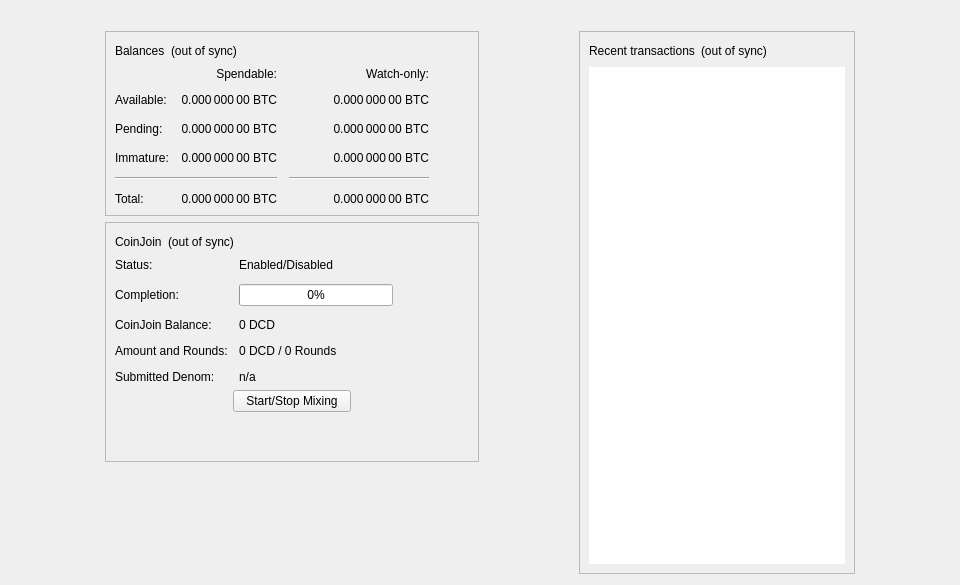
<?xml version="1.0" encoding="UTF-8"?>
<ui version="4.0">
 <class>OverviewPage</class>
 <widget class="QWidget" name="OverviewPage">
  <property name="geometry">
   <rect>
    <x>0</x>
    <y>0</y>
    <width>960</width>
    <height>585</height>
   </rect>
  </property>
  <property name="minimumSize">
   <size>
    <width>960</width>
    <height>0</height>
   </size>
  </property>
  <property name="windowTitle">
   <string>Form</string>
  </property>
  <layout class="QVBoxLayout" name="topLayout">
   <item>
    <widget class="QLabel" name="labelAlerts">
     <property name="visible">
      <bool>false</bool>
     </property>
     <property name="wordWrap">
      <bool>true</bool>
     </property>
     <property name="margin">
      <number>3</number>
     </property>
     <property name="textInteractionFlags">
      <set>Qt::TextSelectableByMouse</set>
     </property>
    </widget>
   </item>
   <item>
    <layout class="QHBoxLayout" name="horizontalLayout" stretch="1,0,1,0,1">
     <item>
      <spacer name="horizontalSpacerLeft">
       <property name="orientation">
        <enum>Qt::Horizontal</enum>
       </property>
       <property name="sizeType">
        <enum>QSizePolicy::Preferred</enum>
       </property>
       <property name="sizeHint" stdset="0">
        <size>
         <width>10</width>
         <height>20</height>
        </size>
       </property>
      </spacer>
     </item>
     <item>
      <layout class="QVBoxLayout" name="verticalLayout_2">
       <item>
        <widget class="QFrame" name="frame">
         <property name="frameShape">
          <enum>QFrame::StyledPanel</enum>
         </property>
         <property name="frameShadow">
          <enum>QFrame::Raised</enum>
         </property>
         <layout class="QVBoxLayout" name="verticalLayout_4">
          <item>
           <layout class="QHBoxLayout" name="horizontalLayout_4">
            <item>
             <widget class="QLabel" name="label_5">
              <property name="text">
               <string>Balances</string>
              </property>
             </widget>
            </item>
            <item>
             <widget class="QLabel" name="labelWalletStatus">
              <property name="toolTip">
               <string>The displayed information may be out of date. Your wallet automatically synchronizes with the Deccord network after a connection is established, but this process has not completed yet.</string>
              </property>
              <property name="text">
               <string notr="true">(out of sync)</string>
              </property>
              <property name="alignment">
               <set>Qt::AlignLeading|Qt::AlignLeft|Qt::AlignVCenter</set>
              </property>
             </widget>
            </item>
            <item>
             <spacer name="horizontalSpacer_3">
              <property name="orientation">
               <enum>Qt::Horizontal</enum>
              </property>
              <property name="sizeHint" stdset="0">
               <size>
                <width>40</width>
                <height>20</height>
               </size>
              </property>
             </spacer>
            </item>
           </layout>
          </item>
          <item>
           <layout class="QGridLayout" name="gridLayout">
            <property name="spacing">
             <number>12</number>
            </property>
            <item row="2" column="2">
             <widget class="QLabel" name="labelWatchPending">
              <property name="cursor">
               <cursorShape>IBeamCursor</cursorShape>
              </property>
              <property name="toolTip">
               <string>Unconfirmed transactions to watch-only addresses</string>
              </property>
              <property name="text">
               <string notr="true">0.000 000 00 BTC</string>
              </property>
              <property name="alignment">
               <set>Qt::AlignRight|Qt::AlignTrailing|Qt::AlignVCenter</set>
              </property>
              <property name="textInteractionFlags">
               <set>Qt::LinksAccessibleByMouse|Qt::TextSelectableByKeyboard|Qt::TextSelectableByMouse</set>
              </property>
             </widget>
            </item>
            <item row="2" column="1">
             <widget class="QLabel" name="labelUnconfirmed">
              <property name="cursor">
               <cursorShape>IBeamCursor</cursorShape>
              </property>
              <property name="toolTip">
               <string>Total of transactions that have yet to be confirmed, and do not yet count toward the spendable balance</string>
              </property>
              <property name="text">
               <string notr="true">0.000 000 00 BTC</string>
              </property>
              <property name="alignment">
               <set>Qt::AlignRight|Qt::AlignTrailing|Qt::AlignVCenter</set>
              </property>
              <property name="textInteractionFlags">
               <set>Qt::LinksAccessibleByMouse|Qt::TextSelectableByKeyboard|Qt::TextSelectableByMouse</set>
              </property>
             </widget>
            </item>
            <item row="3" column="2">
             <widget class="QLabel" name="labelWatchImmature">
              <property name="cursor">
               <cursorShape>IBeamCursor</cursorShape>
              </property>
              <property name="toolTip">
               <string>Mined balance in watch-only addresses that has not yet matured</string>
              </property>
              <property name="text">
               <string notr="true">0.000 000 00 BTC</string>
              </property>
              <property name="alignment">
               <set>Qt::AlignRight|Qt::AlignTrailing|Qt::AlignVCenter</set>
              </property>
              <property name="textInteractionFlags">
               <set>Qt::LinksAccessibleByMouse|Qt::TextSelectableByKeyboard|Qt::TextSelectableByMouse</set>
              </property>
             </widget>
            </item>
            <item row="4" column="0" colspan="2">
             <widget class="Line" name="lineSpendableBalance">
              <property name="orientation">
               <enum>Qt::Horizontal</enum>
              </property>
             </widget>
            </item>
            <item row="4" column="2">
             <widget class="Line" name="lineWatchBalance">
              <property name="sizePolicy">
               <sizepolicy hsizetype="Preferred" vsizetype="Fixed">
                <horstretch>0</horstretch>
                <verstretch>0</verstretch>
               </sizepolicy>
              </property>
              <property name="minimumSize">
               <size>
                <width>140</width>
                <height>0</height>
               </size>
              </property>
              <property name="orientation">
               <enum>Qt::Horizontal</enum>
              </property>
             </widget>
            </item>
            <item row="5" column="0">
             <widget class="QLabel" name="labelTotalText">
              <property name="text">
               <string>Total:</string>
              </property>
             </widget>
            </item>
            <item row="3" column="1">
             <widget class="QLabel" name="labelImmature">
              <property name="cursor">
               <cursorShape>IBeamCursor</cursorShape>
              </property>
              <property name="toolTip">
               <string>Mined balance that has not yet matured</string>
              </property>
              <property name="text">
               <string notr="true">0.000 000 00 BTC</string>
              </property>
              <property name="alignment">
               <set>Qt::AlignRight|Qt::AlignTrailing|Qt::AlignVCenter</set>
              </property>
              <property name="textInteractionFlags">
               <set>Qt::LinksAccessibleByMouse|Qt::TextSelectableByKeyboard|Qt::TextSelectableByMouse</set>
              </property>
             </widget>
            </item>
            <item row="2" column="3">
             <spacer name="horizontalSpacer_2">
              <property name="orientation">
               <enum>Qt::Horizontal</enum>
              </property>
              <property name="sizeHint" stdset="0">
               <size>
                <width>40</width>
                <height>20</height>
               </size>
              </property>
             </spacer>
            </item>
            <item row="3" column="0">
             <widget class="QLabel" name="labelImmatureText">
              <property name="text">
               <string>Immature:</string>
              </property>
             </widget>
            </item>
            <item row="5" column="1">
             <widget class="QLabel" name="labelTotal">
              <property name="cursor">
               <cursorShape>IBeamCursor</cursorShape>
              </property>
              <property name="toolTip">
               <string>Your current total balance</string>
              </property>
              <property name="text">
               <string notr="true">0.000 000 00 BTC</string>
              </property>
              <property name="alignment">
               <set>Qt::AlignRight|Qt::AlignTrailing|Qt::AlignVCenter</set>
              </property>
              <property name="textInteractionFlags">
               <set>Qt::LinksAccessibleByMouse|Qt::TextSelectableByKeyboard|Qt::TextSelectableByMouse</set>
              </property>
             </widget>
            </item>
            <item row="5" column="2">
             <widget class="QLabel" name="labelWatchTotal">
              <property name="cursor">
               <cursorShape>IBeamCursor</cursorShape>
              </property>
              <property name="toolTip">
               <string>Current total balance in watch-only addresses</string>
              </property>
              <property name="text">
               <string notr="true">0.000 000 00 BTC</string>
              </property>
              <property name="alignment">
               <set>Qt::AlignRight|Qt::AlignTrailing|Qt::AlignVCenter</set>
              </property>
              <property name="textInteractionFlags">
               <set>Qt::LinksAccessibleByMouse|Qt::TextSelectableByKeyboard|Qt::TextSelectableByMouse</set>
              </property>
             </widget>
            </item>
            <item row="0" column="2">
             <widget class="QLabel" name="labelWatchonly">
              <property name="text">
               <string>Watch-only:</string>
              </property>
              <property name="alignment">
               <set>Qt::AlignRight|Qt::AlignTrailing|Qt::AlignVCenter</set>
              </property>
             </widget>
            </item>
            <item row="1" column="0">
             <widget class="QLabel" name="labelBalanceText">
              <property name="text">
               <string>Available:</string>
              </property>
             </widget>
            </item>
            <item row="1" column="1">
             <widget class="QLabel" name="labelBalance">
              <property name="cursor">
               <cursorShape>IBeamCursor</cursorShape>
              </property>
              <property name="toolTip">
               <string>Your current spendable balance</string>
              </property>
              <property name="text">
               <string notr="true">0.000 000 00 BTC</string>
              </property>
              <property name="alignment">
               <set>Qt::AlignRight|Qt::AlignTrailing|Qt::AlignVCenter</set>
              </property>
              <property name="textInteractionFlags">
               <set>Qt::LinksAccessibleByMouse|Qt::TextSelectableByKeyboard|Qt::TextSelectableByMouse</set>
              </property>
             </widget>
            </item>
            <item row="1" column="2">
             <widget class="QLabel" name="labelWatchAvailable">
              <property name="cursor">
               <cursorShape>IBeamCursor</cursorShape>
              </property>
              <property name="toolTip">
               <string>Your current balance in watch-only addresses</string>
              </property>
              <property name="text">
               <string notr="true">0.000 000 00 BTC</string>
              </property>
              <property name="alignment">
               <set>Qt::AlignRight|Qt::AlignTrailing|Qt::AlignVCenter</set>
              </property>
              <property name="textInteractionFlags">
               <set>Qt::LinksAccessibleByMouse|Qt::TextSelectableByKeyboard|Qt::TextSelectableByMouse</set>
              </property>
             </widget>
            </item>
            <item row="2" column="0">
             <widget class="QLabel" name="labelPendingText">
              <property name="text">
               <string>Pending:</string>
              </property>
             </widget>
            </item>
            <item row="0" column="1">
             <widget class="QLabel" name="labelSpendable">
              <property name="text">
               <string>Spendable:</string>
              </property>
              <property name="alignment">
               <set>Qt::AlignRight|Qt::AlignTrailing|Qt::AlignVCenter</set>
              </property>
             </widget>
            </item>
           </layout>
          </item>
         </layout>
        </widget>
       </item>
       <item>
        <widget class="QFrame" name="frameCoinJoin">
         <property name="layoutDirection">
          <enum>Qt::LeftToRight</enum>
         </property>
         <property name="frameShape">
          <enum>QFrame::StyledPanel</enum>
         </property>
         <property name="frameShadow">
          <enum>QFrame::Raised</enum>
         </property>
         <layout class="QVBoxLayout" name="VerticalLayout_PS1">
          <item>
           <layout class="QHBoxLayout" name="horizontalLayout_5">
            <item>
             <widget class="QLabel" name="labelCoinJoinHeader">
              <property name="text">
               <string notr="true">CoinJoin</string>
              </property>
             </widget>
            </item>
            <item>
             <widget class="QLabel" name="labelCoinJoinSyncStatus">
              <property name="toolTip">
               <string>The displayed information may be out of date. Your wallet automatically synchronizes with the Deccord network after a connection is established, but this process has not completed yet.</string>
              </property>
              <property name="text">
               <string notr="true">(out of sync)</string>
              </property>
              <property name="alignment">
               <set>Qt::AlignLeading|Qt::AlignLeft|Qt::AlignVCenter</set>
              </property>
             </widget>
            </item>
            <item>
             <spacer name="horizontalSpacer_4">
              <property name="orientation">
               <enum>Qt::Horizontal</enum>
              </property>
              <property name="sizeHint" stdset="0">
               <size>
                <width>40</width>
                <height>20</height>
               </size>
              </property>
             </spacer>
            </item>
           </layout>
          </item>
          <item>
           <layout class="QFormLayout" name="coinJoinFormLayout">
            <property name="fieldGrowthPolicy">
             <enum>QFormLayout::AllNonFixedFieldsGrow</enum>
            </property>
            <property name="horizontalSpacing">
             <number>11</number>
            </property>
            <property name="verticalSpacing">
             <number>12</number>
            </property>
            <item row="0" column="0">
             <widget class="QLabel" name="labelCoinJoinEnabledText">
              <property name="text">
               <string>Status:</string>
              </property>
             </widget>
            </item>
            <item row="0" column="1">
             <widget class="QLabel" name="labelCoinJoinEnabled">
              <property name="text">
               <string>Enabled/Disabled</string>
              </property>
             </widget>
            </item>
            <item row="1" column="0">
             <widget class="QLabel" name="labelCompletitionText">
              <property name="text">
               <string>Completion:</string>
              </property>
             </widget>
            </item>
            <item row="1" column="1">
             <widget class="QProgressBar" name="coinJoinProgress">
              <property name="maximumSize">
               <size>
                <width>154</width>
                <height>16777215</height>
               </size>
              </property>
              <property name="value">
               <number>0</number>
              </property>
             </widget>
            </item>
            <item row="2" column="0">
             <widget class="QLabel" name="labelAnonymizedText">
              <property name="text">
               <string notr="true">CoinJoin Balance:</string>
              </property>
             </widget>
            </item>
            <item row="2" column="1">
             <widget class="QLabel" name="labelAnonymized">
              <property name="text">
               <string notr="true">0 DCD</string>
              </property>
             </widget>
            </item>
            <item row="3" column="0">
             <widget class="QLabel" name="labelAmountAndRoundsText">
              <property name="text">
               <string>Amount and Rounds:</string>
              </property>
             </widget>
            </item>
            <item row="3" column="1">
             <widget class="QLabel" name="labelAmountRounds">
              <property name="text">
               <string>0 DCD / 0 Rounds</string>
              </property>
             </widget>
            </item>
            <item row="4" column="0">
             <widget class="QLabel" name="labelSubmittedDenomText">
              <property name="text">
               <string>Submitted Denom:</string>
              </property>
             </widget>
            </item>
            <item row="4" column="1">
             <widget class="QLabel" name="labelSubmittedDenom">
              <property name="toolTip">
               <string>The denominations you submitted to the Masternode.&lt;br&gt;To mix, other users must submit the exact same denominations.</string>
              </property>
              <property name="text">
               <string>n/a</string>
              </property>
              <property name="wordWrap">
               <bool>true</bool>
              </property>
             </widget>
            </item>
           </layout>
          </item>
          <item>
           <layout class="QVBoxLayout" name="VerticalLayout_PS">
            <item>
             <layout class="QHBoxLayout" name="horizontalLayout_3">
              <property name="topMargin">
               <number>0</number>
              </property>
              <item>
               <spacer name="horizontalSpacer_5">
                <property name="orientation">
                 <enum>Qt::Horizontal</enum>
                </property>
                <property name="sizeHint" stdset="0">
                 <size>
                  <width>40</width>
                  <height>20</height>
                 </size>
                </property>
               </spacer>
              </item>
              <item>
               <widget class="QPushButton" name="toggleCoinJoin">
                <property name="sizePolicy">
                 <sizepolicy hsizetype="MinimumExpanding" vsizetype="Fixed">
                  <horstretch>0</horstretch>
                  <verstretch>0</verstretch>
                 </sizepolicy>
                </property>
                <property name="text">
                 <string>Start/Stop Mixing</string>
                </property>
               </widget>
              </item>
              <item>
               <spacer name="horizontalSpacer_6">
                <property name="orientation">
                 <enum>Qt::Horizontal</enum>
                </property>
                <property name="sizeHint" stdset="0">
                 <size>
                  <width>40</width>
                  <height>20</height>
                 </size>
                </property>
               </spacer>
              </item>
             </layout>
            </item>
            <item>
             <spacer name="verticalSpacer_3">
              <property name="orientation">
               <enum>Qt::Vertical</enum>
              </property>
              <property name="sizeHint" stdset="0">
               <size>
                <width>20</width>
                <height>40</height>
               </size>
              </property>
             </spacer>
            </item>
           </layout>
          </item>
         </layout>
        </widget>
       </item>
       <item>
        <spacer name="verticalSpacer">
         <property name="orientation">
          <enum>Qt::Vertical</enum>
         </property>
         <property name="sizeHint" stdset="0">
          <size>
           <width>20</width>
           <height>40</height>
          </size>
         </property>
        </spacer>
       </item>
      </layout>
     </item>
     <item>
      <spacer name="horizontalSpacerCenter">
       <property name="orientation">
        <enum>Qt::Horizontal</enum>
       </property>
       <property name="sizeHint" stdset="0">
        <size>
         <width>10</width>
         <height>20</height>
        </size>
       </property>
      </spacer>
     </item>
     <item>
      <layout class="QVBoxLayout" name="verticalLayout_3">
       <item>
        <widget class="QFrame" name="frame_2">
         <property name="frameShape">
          <enum>QFrame::StyledPanel</enum>
         </property>
         <property name="frameShadow">
          <enum>QFrame::Raised</enum>
         </property>
         <layout class="QVBoxLayout" name="verticalLayout">
          <item>
           <layout class="QHBoxLayout" name="horizontalLayout_2">
            <item>
             <widget class="QLabel" name="label_4">
              <property name="text">
               <string>Recent transactions</string>
              </property>
             </widget>
            </item>
            <item>
             <widget class="QLabel" name="labelTransactionsStatus">
              <property name="toolTip">
               <string>The displayed information may be out of date. Your wallet automatically synchronizes with the Deccord network after a connection is established, but this process has not completed yet.</string>
              </property>
              <property name="text">
               <string notr="true">(out of sync)</string>
              </property>
              <property name="alignment">
               <set>Qt::AlignLeading|Qt::AlignLeft|Qt::AlignVCenter</set>
              </property>
             </widget>
            </item>
            <item>
             <spacer name="horizontalSpacer">
              <property name="orientation">
               <enum>Qt::Horizontal</enum>
              </property>
              <property name="sizeHint" stdset="0">
               <size>
                <width>40</width>
                <height>20</height>
               </size>
              </property>
             </spacer>
            </item>
           </layout>
          </item>
          <item>
           <widget class="QListView" name="listTransactions">
            <property name="frameShape">
             <enum>QFrame::NoFrame</enum>
            </property>
            <property name="verticalScrollBarPolicy">
             <enum>Qt::ScrollBarAlwaysOff</enum>
            </property>
            <property name="horizontalScrollBarPolicy">
             <enum>Qt::ScrollBarAlwaysOff</enum>
            </property>
            <property name="selectionMode">
             <enum>QAbstractItemView::NoSelection</enum>
            </property>
           </widget>
          </item>
         </layout>
        </widget>
       </item>
      </layout>
     </item>
     <item>
      <spacer name="horizontalSpacerRight">
       <property name="orientation">
        <enum>Qt::Horizontal</enum>
       </property>
       <property name="sizeType">
        <enum>QSizePolicy::Preferred</enum>
       </property>
       <property name="sizeHint" stdset="0">
        <size>
         <width>10</width>
         <height>20</height>
        </size>
       </property>
      </spacer>
     </item>
    </layout>
   </item>
  </layout>
 </widget>
 <resources/>
 <connections/>
</ui>
